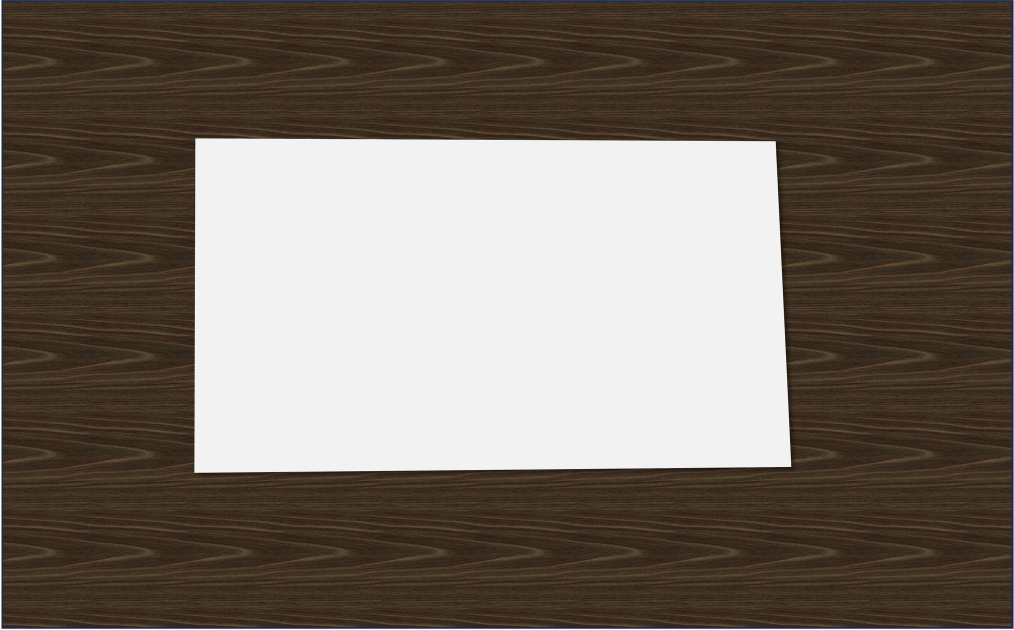
#> input picture opencv/namecard.jpg, 3040 x 1890 px (shown at 1/3 size)
$ python '특징 추출 및 기술자 실습 예제.py'
#> lines starting #> are read from the running program, lines starting #| are printed output that depends on the picture; after the words box and inside, x2 and y2 are one past the last pixel; in counts of white or black regions, pixels touching at a corner belong together
import numpy as np
import  cv2
import os

def order_points(pts):
    rect = np.zeros((4, 2), dtype="float32")

    s = pts.sum(axis=1)
    rect[0] = pts[np.argmin(s)]
    rect[2] = pts[np.argmax(s)]

    diff = np.diff(pts, axis=1)
    rect[1] = pts[np.argmin(diff)]
    rect[3] = pts[np.argmax(diff)]

    return rect

# 1. Edge detection
image = cv2.imread("namecard.jpg")
#> image is the input picture: shape (1890, 3040, 3); mean B, G, R 98, 107.8, 117.6
orig = image.copy()

cv2.imshow("original", orig)

ratio = 800.0 / image.shape[0]
#> ratio = 0.423
dim = (int(image.shape[1]*ratio), 800)
#> dim = (1286, 800)
image = cv2.resize(image, dim, interpolation=cv2.INTER_AREA)
#> image: shape (800, 1286, 3)

gray = cv2.cvtColor(image, cv2.COLOR_BGR2GRAY)
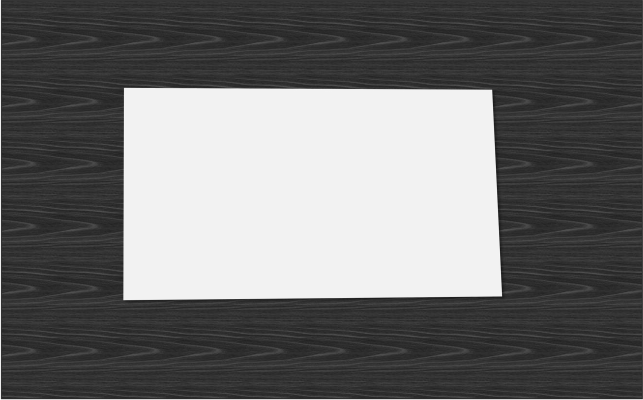
#> gray: shape (800, 1286) (shown at 1/2 size); min 16, max 255, mean 109.6
gray = cv2.GaussianBlur(gray, (3,3), 0)
edge = cv2.Canny(gray, 75, 200)
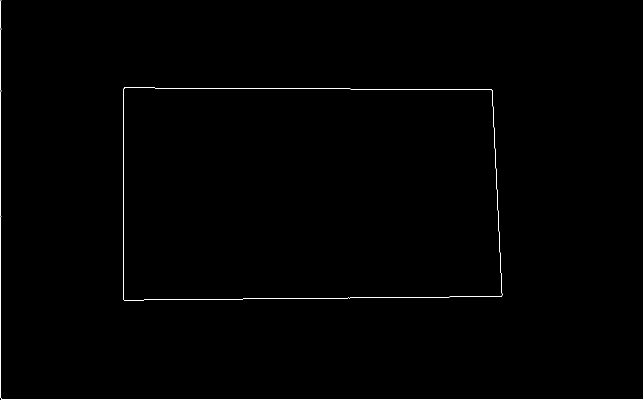
#> edge: shape (800, 1286) (shown at 1/2 size); 0.43% white in thin lines or dots

cv2.imshow("edge", edge)

# 2. find dontours
(cnts, _) = cv2.findContours(edge.copy(), cv2.RETR_LIST,
                             cv2.CHAIN_APPROX_SIMPLE)
#> cnts = 3 contours, 1 with area under 20; largest, box (x1, y1, x2, y2) and area: (246, 175, 1005, 601) 313151, (246, 175, 1005, 601) 313148
cnts = sorted(cnts, key=cv2.contourArea, reverse=True)[:5]

for c in cnts:
    peri = cv2.arcLength(c, True)
    approx = cv2.approxPolyDP(c, 0.02*peri, True)

    print(len(approx))

    if len(approx) == 4:
        screenCnt = approx
        break
#> this loop made 1 pass
#> (peri, screenCnt) on pass 1: (2352.9, [[247, 176], [248, 600], [1003, 592], [983, 179]])
#| 4

# 3. apply perspective transform
rect = order_points(screenCnt.reshape(4,2) / ratio)
#> in order_points, `s = pts.sum(axis=1)`: s = [999.3, 2003.4, 3768.2, 2745.2]
#> in order_points, `diff = np.diff(pts, axis=1)`: diff = [-167.7, 831.6, -971, -1899.5]
#> rect = [[583.5, 415.8], [2322.3, 422.9], [2369.6, 1398.6], [585.9, 1417.5]]
(topLeft, topRight, bottomRight, bottomLeft) = rect
#> topLeft = [583.5, 415.8]; topRight = [2322.3, 422.9]; bottomRight = [2369.6, 1398.6]; bottomLeft = [585.9, 1417.5]

w1 = abs(bottomRight[0] - bottomLeft[0])
#> w1 = 1783.7
w2 = abs(topRight[0] - topLeft[0])
#> w2 = 1738.8

h2 = abs(topRight[1] - bottomRight[1])
#> h2 = 975.7
h1 = abs(topRight[1] - bottomRight[0])
#> h1 = 1946.7

maxWidth = int(max([w1, w2]))
#> maxWidth = 1783
maxHeight = int(max([h1, h2]))
#> maxHeight = 1946

dst = np.float32([[0,0], [maxWidth-1,0], [maxWidth-1, maxHeight-1], [0, maxHeight-1]])
#> dst = [[0, 0], [1782, 0], [1782, 1945], [0, 1945]]
M = cv2.getPerspectiveTransform(rect, dst)
#> M = [[1, -0.00236, -583.2], [-0.00814, 2, -826.1], [-1.48e-05, 2.66e-05, 1]]

warped = cv2.warpPerspective(orig, M, (maxWidth, maxHeight))
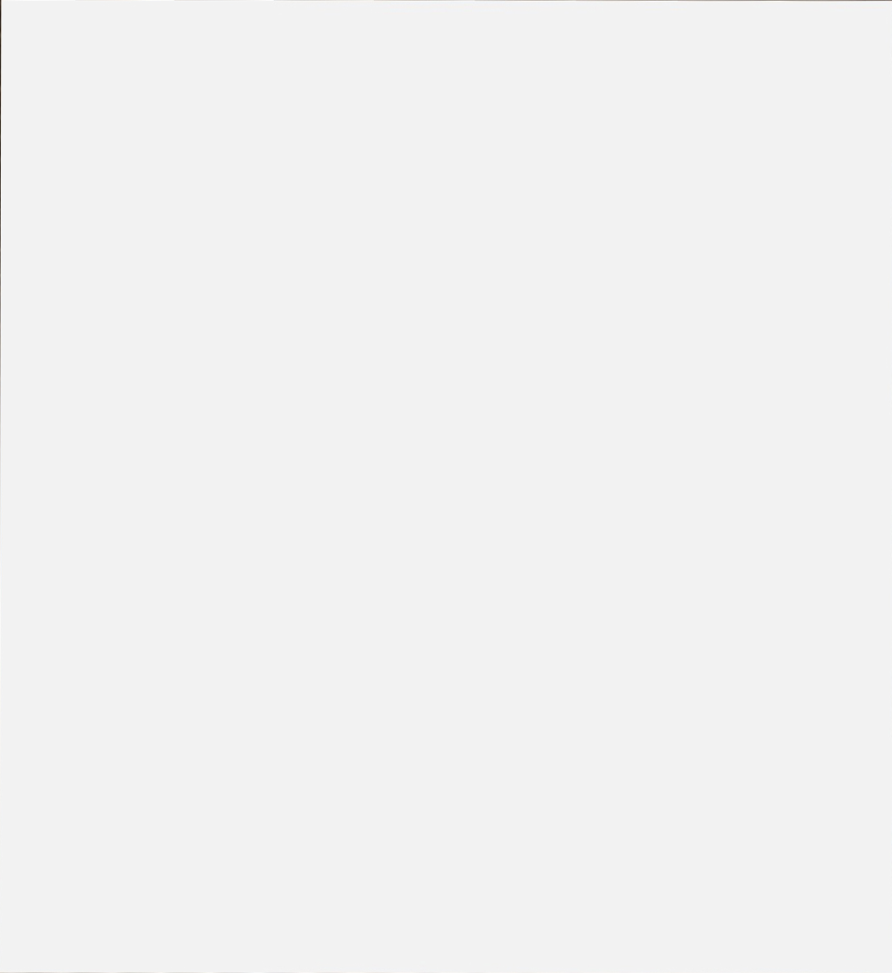
#> warped: shape (1946, 1783, 3) (shown at 1/2 size); mean B, G, R 241.9, 241.9, 241.9

# 4. apply adaptive threshold
warped = cv2.cvtColor(warped, cv2.COLOR_BGR2GRAY)
#> warped: shape (1946, 1783)
warped = cv2.adaptiveThreshold(warped, 255, cv2.ADAPTIVE_THRESH_MEAN_C, cv2.THRESH_BINARY, 21,10)
#> warped: shape (1946, 1783); 99.9% white; black in thin lines or dots

cv2.imshow("warped", warped)

cv2.waitKey(0)
cv2.destroyAllWindows()
